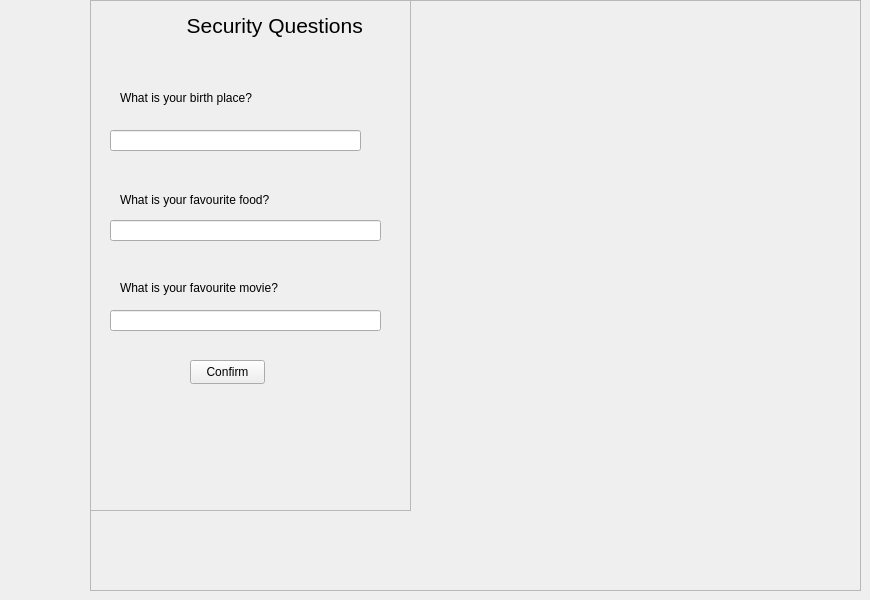
      <widget class="QWidget" name="page_4">
       <widget class="QFrame" name="innerFrame_3">
        <property name="geometry">
         <rect>
          <x>90</x>
          <y>0</y>
          <width>771</width>
          <height>591</height>
         </rect>
        </property>
        <property name="styleSheet">
         <string notr="true"/>
        </property>
        <property name="frameShape">
         <enum>QFrame::StyledPanel</enum>
        </property>
        <property name="frameShadow">
         <enum>QFrame::Raised</enum>
        </property>
        <widget class="QFrame" name="outerFrame_3">
         <property name="geometry">
          <rect>
           <x>0</x>
           <y>0</y>
           <width>321</width>
           <height>511</height>
          </rect>
         </property>
         <property name="styleSheet">
          <string notr="true"/>
         </property>
         <property name="frameShape">
          <enum>QFrame::StyledPanel</enum>
         </property>
         <property name="frameShadow">
          <enum>QFrame::Raised</enum>
         </property>
         <widget class="QLabel" name="labelsecuityqn">
          <property name="geometry">
           <rect>
            <x>50</x>
            <y>10</y>
            <width>271</width>
            <height>31</height>
           </rect>
          </property>
          <property name="font">
           <font>
            <pointsize>16</pointsize>
           </font>
          </property>
          <property name="text">
           <string>        Security Questions</string>
          </property>
         </widget>
         <widget class="QLabel" name="labelbirthPlace">
          <property name="geometry">
           <rect>
            <x>30</x>
            <y>90</y>
            <width>281</width>
            <height>16</height>
           </rect>
          </property>
          <property name="text">
           <string>What is your birth place?</string>
          </property>
         </widget>
         <widget class="QLabel" name="labelfavFood">
          <property name="geometry">
           <rect>
            <x>30</x>
            <y>190</y>
            <width>271</width>
            <height>20</height>
           </rect>
          </property>
          <property name="text">
           <string>What is your favourite food?</string>
          </property>
         </widget>
         <widget class="QLabel" name="labelfavMovie">
          <property name="geometry">
           <rect>
            <x>30</x>
            <y>280</y>
            <width>171</width>
            <height>16</height>
           </rect>
          </property>
          <property name="text">
           <string>What is your favourite movie? </string>
          </property>
         </widget>
         <widget class="QPushButton" name="pushButtonconfirm">
          <property name="geometry">
           <rect>
            <x>100</x>
            <y>360</y>
            <width>75</width>
            <height>24</height>
           </rect>
          </property>
          <property name="text">
           <string>Confirm</string>
          </property>
         </widget>
         <widget class="QLineEdit" name="lineEditbirthplace">
          <property name="geometry">
           <rect>
            <x>20</x>
            <y>130</y>
            <width>251</width>
            <height>21</height>
           </rect>
          </property>
         </widget>
         <widget class="QLineEdit" name="lineEditfavFood">
          <property name="geometry">
           <rect>
            <x>20</x>
            <y>220</y>
            <width>271</width>
            <height>21</height>
           </rect>
          </property>
         </widget>
         <widget class="QLineEdit" name="lineEditfavMovie">
          <property name="geometry">
           <rect>
            <x>20</x>
            <y>310</y>
            <width>271</width>
            <height>21</height>
           </rect>
          </property>
         </widget>
        </widget>
       </widget>
      </widget>
